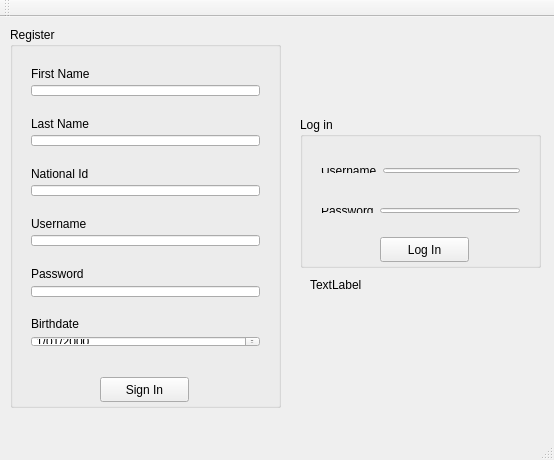
<?xml version="1.0" encoding="UTF-8"?>
<ui version="4.0">
 <class>Leds</class>
 <widget class="QMainWindow" name="Leds">
  <property name="geometry">
   <rect>
    <x>0</x>
    <y>0</y>
    <width>554</width>
    <height>460</height>
   </rect>
  </property>
  <property name="minimumSize">
   <size>
    <width>554</width>
    <height>460</height>
   </size>
  </property>
  <property name="maximumSize">
   <size>
    <width>554</width>
    <height>460</height>
   </size>
  </property>
  <property name="windowTitle">
   <string>Leds</string>
  </property>
  <widget class="QWidget" name="centralWidget">
   <widget class="QGroupBox" name="groupBox">
    <property name="geometry">
     <rect>
      <x>300</x>
      <y>100</y>
      <width>241</width>
      <height>151</height>
     </rect>
    </property>
    <property name="title">
     <string>Log in</string>
    </property>
    <widget class="QWidget" name="layoutWidget">
     <property name="geometry">
      <rect>
       <x>10</x>
       <y>40</y>
       <width>221</width>
       <height>27</height>
      </rect>
     </property>
     <layout class="QHBoxLayout" name="horizontalLayout_2">
      <item>
       <widget class="QLabel" name="label_Usr_name">
        <property name="text">
         <string>Username</string>
        </property>
       </widget>
      </item>
      <item>
       <widget class="QLineEdit" name="_txtUsr_name"/>
      </item>
     </layout>
    </widget>
    <widget class="QWidget" name="layoutWidget">
     <property name="geometry">
      <rect>
       <x>10</x>
       <y>80</y>
       <width>221</width>
       <height>27</height>
      </rect>
     </property>
     <layout class="QHBoxLayout" name="horizontalLayout">
      <item>
       <widget class="QLabel" name="label_passwd">
        <property name="text">
         <string>Password</string>
        </property>
       </widget>
      </item>
      <item>
       <widget class="QLineEdit" name="_txtPswd">
        <property name="autoFillBackground">
         <bool>false</bool>
        </property>
        <property name="inputMethodHints">
         <set>Qt::ImhHiddenText|Qt::ImhNoAutoUppercase|Qt::ImhNoPredictiveText|Qt::ImhSensitiveData</set>
        </property>
        <property name="echoMode">
         <enum>QLineEdit::Password</enum>
        </property>
       </widget>
      </item>
     </layout>
    </widget>
    <widget class="QPushButton" name="_cmdLog_in">
     <property name="geometry">
      <rect>
       <x>80</x>
       <y>120</y>
       <width>89</width>
       <height>25</height>
      </rect>
     </property>
     <property name="text">
      <string>Log In</string>
     </property>
    </widget>
   </widget>
   <widget class="QGroupBox" name="groupBox_2">
    <property name="geometry">
     <rect>
      <x>10</x>
      <y>10</y>
      <width>271</width>
      <height>381</height>
     </rect>
    </property>
    <property name="title">
     <string>Register</string>
    </property>
    <widget class="QPushButton" name="_cmdSign_in">
     <property name="geometry">
      <rect>
       <x>90</x>
       <y>350</y>
       <width>89</width>
       <height>25</height>
      </rect>
     </property>
     <property name="text">
      <string>Sign In</string>
     </property>
    </widget>
    <widget class="QWidget" name="layoutWidget_4">
     <property name="geometry">
      <rect>
       <x>10</x>
       <y>80</y>
       <width>251</width>
       <height>50</height>
      </rect>
     </property>
     <layout class="QVBoxLayout" name="verticalLayout_2">
      <item>
       <widget class="QLabel" name="label_2">
        <property name="text">
         <string>Last Name</string>
        </property>
       </widget>
      </item>
      <item>
       <widget class="QLineEdit" name="_txtR_LsName"/>
      </item>
     </layout>
    </widget>
    <widget class="QWidget" name="layoutWidget_5">
     <property name="geometry">
      <rect>
       <x>10</x>
       <y>130</y>
       <width>251</width>
       <height>50</height>
      </rect>
     </property>
     <layout class="QVBoxLayout" name="verticalLayout_3">
      <item>
       <widget class="QLabel" name="label_3">
        <property name="text">
         <string>National Id</string>
        </property>
       </widget>
      </item>
      <item>
       <widget class="QLineEdit" name="_txtR_national_id"/>
      </item>
     </layout>
    </widget>
    <widget class="QWidget" name="layoutWidget_6">
     <property name="geometry">
      <rect>
       <x>10</x>
       <y>180</y>
       <width>251</width>
       <height>50</height>
      </rect>
     </property>
     <layout class="QVBoxLayout" name="verticalLayout_4">
      <item>
       <widget class="QLabel" name="label_4">
        <property name="text">
         <string>Username</string>
        </property>
       </widget>
      </item>
      <item>
       <widget class="QLineEdit" name="_txtR_usrnm"/>
      </item>
     </layout>
    </widget>
    <widget class="QWidget" name="layoutWidget_7">
     <property name="geometry">
      <rect>
       <x>10</x>
       <y>230</y>
       <width>251</width>
       <height>51</height>
      </rect>
     </property>
     <layout class="QVBoxLayout" name="verticalLayout_5">
      <item>
       <widget class="QLabel" name="label_5">
        <property name="text">
         <string>Password</string>
        </property>
       </widget>
      </item>
      <item>
       <widget class="QLineEdit" name="_txtR_psswd">
        <property name="echoMode">
         <enum>QLineEdit::Password</enum>
        </property>
       </widget>
      </item>
     </layout>
    </widget>
    <widget class="QWidget" name="layoutWidget">
     <property name="geometry">
      <rect>
       <x>10</x>
       <y>30</y>
       <width>251</width>
       <height>50</height>
      </rect>
     </property>
     <layout class="QVBoxLayout" name="verticalLayout">
      <item>
       <widget class="QLabel" name="label">
        <property name="text">
         <string>First Name</string>
        </property>
       </widget>
      </item>
      <item>
       <widget class="QLineEdit" name="_txtR_name"/>
      </item>
     </layout>
    </widget>
    <widget class="QWidget" name="layoutWidget">
     <property name="geometry">
      <rect>
       <x>10</x>
       <y>280</y>
       <width>251</width>
       <height>51</height>
      </rect>
     </property>
     <layout class="QVBoxLayout" name="verticalLayout_6">
      <item>
       <widget class="QLabel" name="label_6">
        <property name="text">
         <string>Birthdate</string>
        </property>
       </widget>
      </item>
      <item>
       <widget class="QDateEdit" name="_birthdate">
        <property name="displayFormat">
         <string>d/MM/yyyy</string>
        </property>
       </widget>
      </item>
     </layout>
    </widget>
   </widget>
   <widget class="QLabel" name="label_info">
    <property name="geometry">
     <rect>
      <x>310</x>
      <y>260</y>
      <width>221</width>
      <height>16</height>
     </rect>
    </property>
    <property name="text">
     <string>TextLabel</string>
    </property>
   </widget>
  </widget>
  <widget class="QMenuBar" name="menuBar">
   <property name="geometry">
    <rect>
     <x>0</x>
     <y>0</y>
     <width>554</width>
     <height>22</height>
    </rect>
   </property>
  </widget>
  <widget class="QToolBar" name="mainToolBar">
   <attribute name="toolBarArea">
    <enum>TopToolBarArea</enum>
   </attribute>
   <attribute name="toolBarBreak">
    <bool>false</bool>
   </attribute>
  </widget>
  <widget class="QStatusBar" name="statusBar"/>
 </widget>
 <layoutdefault spacing="6" margin="11"/>
 <resources/>
 <connections/>
</ui>
